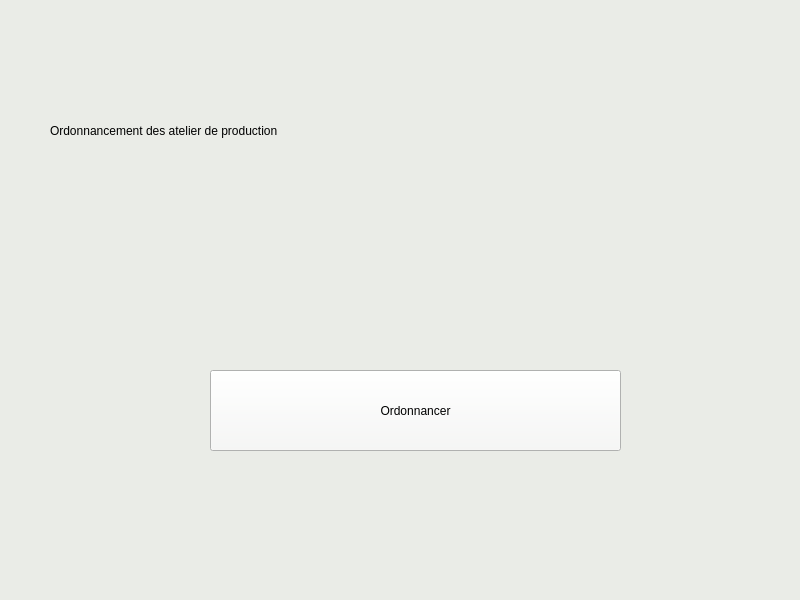
<?xml version="1.0" encoding="UTF-8"?>
<ui version="4.0">
 <class>MainWindow</class>
 <widget class="QMainWindow" name="MainWindow">
  <property name="geometry">
   <rect>
    <x>0</x>
    <y>0</y>
    <width>800</width>
    <height>600</height>
   </rect>
  </property>
  <property name="windowTitle">
   <string>MainWindow</string>
  </property>
  <property name="styleSheet">
   <string notr="true">background-color: rgb(234, 236, 231);</string>
  </property>
  <widget class="QWidget" name="centralwidget">
   <widget class="QLabel" name="label">
    <property name="geometry">
     <rect>
      <x>50</x>
      <y>90</y>
      <width>751</width>
      <height>81</height>
     </rect>
    </property>
    <property name="styleSheet">
     <string notr="true">font: 22pt &quot;Noto Mono&quot;;
</string>
    </property>
    <property name="text">
     <string>Ordonnancement des atelier de production </string>
    </property>
   </widget>
   <widget class="QPushButton" name="pushButton">
    <property name="geometry">
     <rect>
      <x>210</x>
      <y>370</y>
      <width>411</width>
      <height>81</height>
     </rect>
    </property>
    <property name="styleSheet">
     <string notr="true">background-color: rgb(247, 248, 246);
font: 16pt &quot;Noto Sans CJK TC&quot;;</string>
    </property>
    <property name="text">
     <string>Ordonnancer</string>
    </property>
   </widget>
  </widget>
  <widget class="QStatusBar" name="statusbar"/>
 </widget>
 <resources/>
 <connections/>
</ui>
